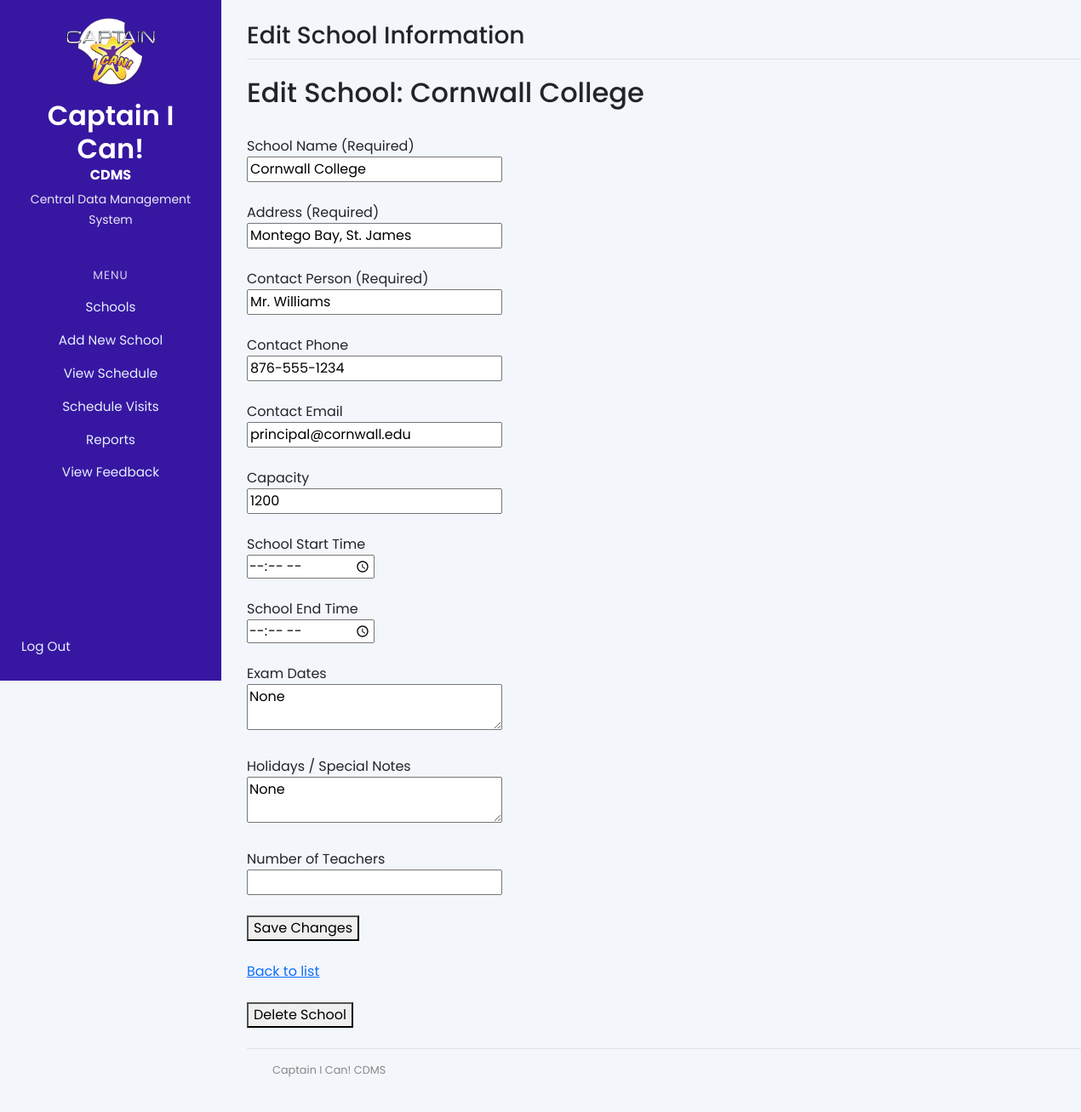
The app's page /schools/2/edit (signed in) with its own data.
### models.py (models this page shows, shortened)
class School(db.Model):
    __tablename__ = "schools"
    id = db.Column(db.Integer, primary_key=True)
    name = db.Column(db.String(150), nullable=False)
    address = db.Column(db.String(200), nullable=False)
    contact_person = db.Column(db.String(100), nullable=False)
    contact_phone = db.Column(db.String(20))
    contact_email = db.Column(db.String(120))
    capacity = db.Column(db.Integer)
    start_time = db.Column(db.String(20))
    end_time = db.Column(db.String(20))
    exam_dates = db.Column(db.String(255))
    holidays = db.Column(db.String(255))
    num_teachers = db.Column(db.Integer)
    visits = db.relationship('Visit', backref='school', lazy=True)

### app.py (the view, shortened to what this page needs)
@app.route("/schools/<int:school_id>/edit", methods=["GET", "POST"])
@login_required
def edit_school(school_id):
    school = SchoolService.get_school_or_404(school_id)
    return render_template("edit_school.html", school=school, form_data=school, errors={})

### app.py (called while the page is built)
def login_required(f):
    @wraps(f)
    def decorated_function(*args, **kwargs):
        if 'logged_in' not in session:
            flash('Please log in to access this page.', 'error')
            return redirect(url_for('login'))
        return f(*args, **kwargs)
    return decorated_function

### services/school_service.py (called while the page is built)
    @staticmethod
    def get_school_or_404(school_id: int) -> School:
        return School.query.get_or_404(school_id)

### templates/edit_school.html (shortened to what this page needs)
{% extends "base.html" %}
{% block page_title %}Edit School Information{% endblock %}
{% block content %}
<h2>Edit School: {{ school['name'] }}</h2>
<form method="post">
    <br>
    <label>School Name (Required)</label><br>
    <input type="text" name="name" value="{{ form_data.name }}" style="width:300px;">
    <br><br>
    <label>Address (Required)</label><br>
    <input type="text" name="address" value="{{ form_data.address }}" style="width:300px;">
    <br><br>
    <label>Contact Person (Required)</label><br>
    <input type="text" name="contact_person" value="{{ form_data.contact_person }}" style="width:300px;">
    <br><br>
    <label>Contact Phone</label><br>
    <input type="text" name="contact_phone" value="{{ form_data.contact_phone }}" style="width:300px;">
    <br><br>
    <label>Contact Email</label><br>
    <input type="email" name="contact_email" value="{{ form_data.contact_email }}" style="width:300px;">
    <br><br>
    <label>Capacity</label><br>
    <input type="number" name="capacity" value="{{ form_data.capacity }}" style="width:300px;">
    <br><br>
    <label>School Start Time</label><br>
    <input type="time" name="start_time"
           value="{{ form_data.start_time }}" style="width:150px;">
    <br><br>
    <label>School End Time</label><br>
    <input type="time" name="end_time"
           value="{{ form_data.end_time }}" style="width:150px;">
    <br><br>
    <label>Exam Dates</label><br>
    <textarea name="exam_dates" rows="2" style="width:300px;">{{ form_data.exam_dates }}</textarea>
    <br><br>
    <label>Holidays / Special Notes</label><br>
    <textarea name="holidays" rows="2" style="width:300px;">{{ form_data.holidays }}</textarea>
    <br><br>
    <label>Number of Teachers</label><br>
    <input type="number" name="num_teachers" value="{{ form_data.num_teachers }}" style="width:300px;">
    <br><br>
    <button type="submit">Save Changes</button>
    <br><br>
    <a href="{{ url_for('list_schools') }}">Back to list</a>
</form>
<form method="post"
      action="{{ url_for('delete_school', school_id=school['id']) }}"
      onsubmit="return confirm('Are you sure you want to delete this school?');">
    <br>
    <button type="submit">Delete School</button>
</form>
{% endblock %}

### templates/base.html (style rules this page uses)
body { background-color: #f3f6fa; font-family: 'Poppins', sans-serif; margin: 0; }

### records on screen
School: name "Cornwall College", address "Montego Bay, St. James", contact_person "Mr. Williams", contact_phone "876-555-1234", contact_email "principal@cornwall.edu", capacity "1200", exam_dates "None", holidays "None"
